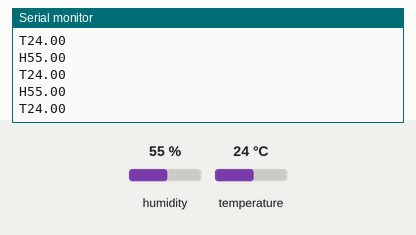
This sketch was run on a simulated ESP32. Parts: the last lines printed to the serial monitor. The inputs (shaded band) are chosen by the test bench; at power-on: humidity 55 %, temperature 24 °C.

Above: at 4.8 s.
4.9 s: humidity set to 22 %
At 8.7 s:
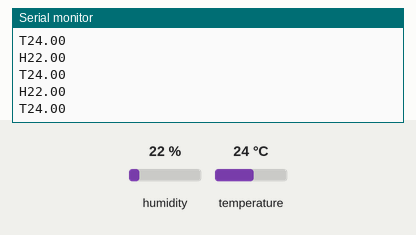
8.9 s: temperature set to 12 °C
At 11.4 s:
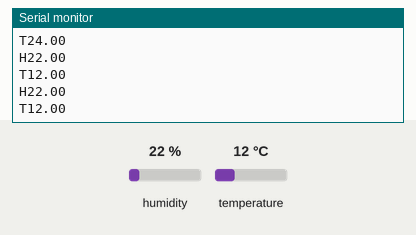
12.9 s: humidity set to 40 %
At 13.8 s:
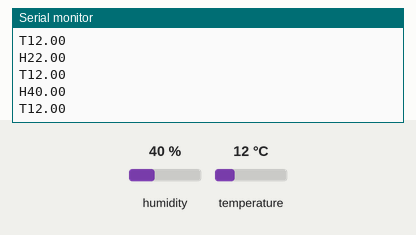
Timing chart, 0 to 15.9 s (numbered marks = the images above; inputs shaded):
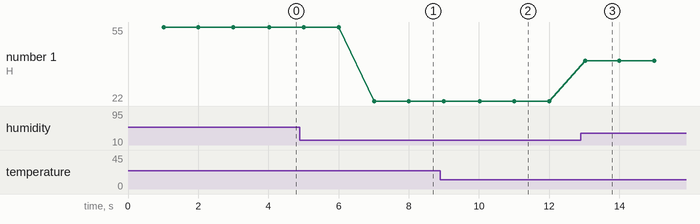

Measured:
- after the input at 4.9 s, the serial monitor: prints a new line after 2.1 s (image 1)
- after the input at 8.9 s, the serial monitor: prints a new line after 1.1 s (image 2)
- after the input at 12.9 s, the serial monitor: prints a new line after 0.12 s (image 3)
- plotted number 1: 55 → 22 after the input at 4.9 s, 22 → 40 after the input at 12.9 s

The sketch:

DHT11_Skecth.ino
```cpp
//Board support ESP32

#include <SimpleTimer.h>
#include "DHT.h"
SimpleTimer timer;

#define pinData 23
#define DHTTYPE DHT11
DHT dht(pinData, DHTTYPE);

float temp, hum;

void setup() {
  // put your setup code here, to run once:
Serial.begin(9600);
dht.begin();
timer.setInterval(1000L, sistemDht);
}

void sistemDht()
{
  hum = dht.readHumidity();
  temp = dht.readTemperature();
  if(isnan(temp) || isnan(hum))
  {
    return;
  }
  Serial.print("H");
  Serial.println(hum);
  Serial.print("T");
  Serial.println(temp);
}

void loop() {
  // put your main code here, to run repeatedly:
timer.run();
}
```
